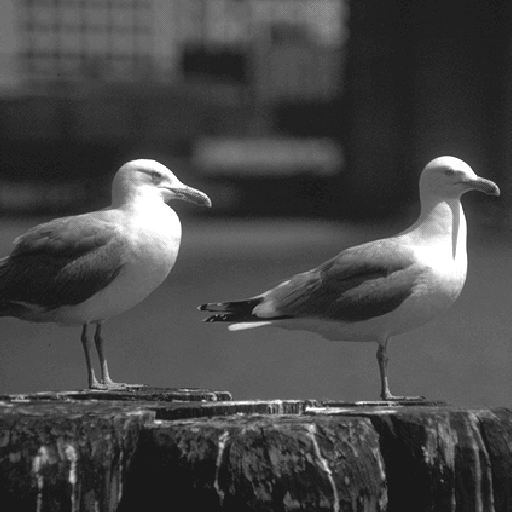
#> input picture Activity_0/teste.bmp, 512 x 512 px
$ python Histogram.py Activity_0/teste.bmp   (older library calls are emulated)
#> lines starting #> are read from the running program, lines starting #| are printed output that depends on the picture; long printed decimals are rounded
### improc.py
import numpy as np

def imconv (Xi, vmin_i, vmax_i, vmin_o, vmax_o):
	Xo = (Xi - vmin_i)*((vmax_o - vmin_o)/(vmax_i - vmin_i)) + vmin_o
	Xo = Xo.astype(int)

	return Xo

### Histogram.py
from scipy import misc
import improc
import numpy as np
import matplotlib.pyplot as plt
import sys
import os.path

if not os.path.exists(os.getcwd() + '/Output_Images/'): #Verifica se a pasta de saída existe e a cria se necessário
    os.makedirs(os.getcwd() + '/Output_Images/')

#Reliza as operações requeridas para todas as imagens passadas como argumento
for i in range(len(sys.argv)-1):
	if (os.path.isfile(sys.argv[i+1])): #sys.arg[0] consiste no nome do programa, assim sys.arg[i+1] consiste no nome das imagens
		img = misc.imread(sys.argv[i+1])
#> img is the input picture: shape (512, 512, 3); min 24, max 255, mean 71.8

		p1 = plt.figure()
		p1.canvas.set_window_title(sys.argv[i+1])

		#Imagem e histograma da IMAGEM ORIGINAL
		plt.subplot(3,2,1)
		plt.imshow(img, cmap='gray')

		bins = np.linspace(0, 256, 257)
		hist = np.histogram(img, bins)
		hist = hist[0]	   #Seleciona apenas os valores do histograma em si e não os bins
#> hist = 256 values, max 73617 at index 32, min 0 at index 0, mean 3072

		shape = img.shape #shape[0] - Largura; shape[1] - Altura
#> shape = (512, 512, 3)

		print("Informações da imagem " + sys.argv[i+1] + "\n")
		print('Largura: ' + str(shape[0]) +
					  '\nAltura: ' + str(shape[1]) +
					  '\nIntensidade Mínima: ' + str(img.min()) +
					  '\nIntensidade Máxima: ' + str(img.max()) +
					  '\nIntensidade Média: ' + str(img.mean()) + '\n\n')
#| Largura: 512
#| Altura: 512
#| Intensidade Mínima: 24
#| Intensidade Máxima: 255
#| Intensidade Média: 71.764

		plt.subplot(3,2,2)
		plt.plot(bins[0:256], hist/(shape[0]*shape[1])) #Mostra o histograma normalizado
		plt.ylabel("Frequência Relativa")

		#Imagem e histograma da IMAGEM NEGATIVA
		img_neg = 255-img       #Calcula o negativo da imagem
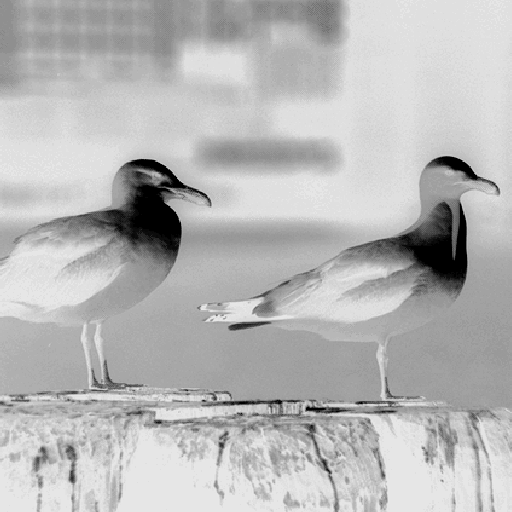
#> img_neg: shape (512, 512, 3); min 0, max 231, mean 183.2

		plt.subplot(3,2,3)
		plt.imshow(img_neg, cmap='gray')
		img_name = sys.argv[i+1]
		misc.imsave(os.getcwd() + '/Output_Images/' + img_name[0:img_name.find('.')] + '_neg.png', img_neg)

		bins = np.linspace(0, 256, 257)
		hist_neg = np.histogram(img_neg, bins)
		hist_neg = hist_neg[0]	   #Seleciona apenas os valores do histograma em si e não os bins
#> hist_neg = 256 values, max 73617 at index 223, min 0 at index 1, mean 3072

		plt.subplot(3,2,4)
		plt.plot(bins[0:256], hist_neg/(shape[0]*shape[1])) #Mostra o histograma normalizado
		plt.ylabel("Frequência Relativa")

		#imagem e histograma da IMAGEM EM OUTRA ESCALA
		img_transf = improc.imconv(img, 0, 255, 120, 180) #Converte as intensidades de uma imagem de uma escala para outra
#> in imconv, `Xo = (Xi - vmin_i)*((vmax_o - vmin_o)/(vmax_i - vmin_i)) + vmin_o`:
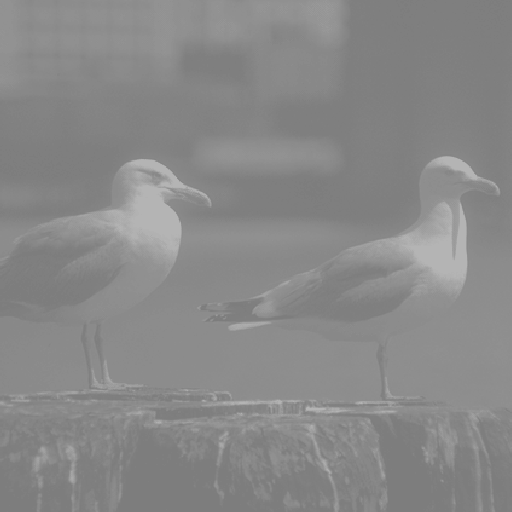
#> Xo: shape (512, 512, 3) float64; min 125.6, max 180, mean 136.9
		plt.subplot(3,2,5)
		plt.imshow(img_transf, cmap='gray', vmin = 0, vmax = 255)
		misc.imsave(os.getcwd() + '/Output_Images/' + img_name[0:img_name.find('.')] + '_conv.jpg', img_transf)

		bins = np.linspace(0, 256, 257)
		hist_transf = np.histogram(img_transf, bins)
		hist_transf = hist_transf[0]	   #Seleciona apenas os valores do histograma em si e não os bins
#> hist_transf = 256 values, max 106203 at index 127, min 0 at index 0, mean 3072

		plt.subplot(3,2,6)
		plt.plot(bins[0:256], hist_transf/(shape[0]*shape[1])) #Mostra o histograma normalizado

		plt.xlabel("Níveis de Cinza")
		plt.ylabel("Frequência Relativa")

	else:
		print("A imagem " + sys.argv[i+1] + " não foi encontrada!")

plt.show()
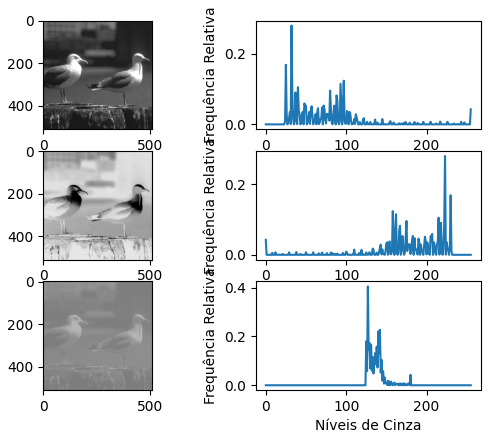
#> figure drawn by matplotlib, 6 panels; panel 2: curve peaks at x = 32, y = 0.281; panel 4: curve peaks at x = 223, y = 0.281; panel 6: curve peaks at x = 127, y = 0.405

$ run again, on Activity_0/butterfly.png
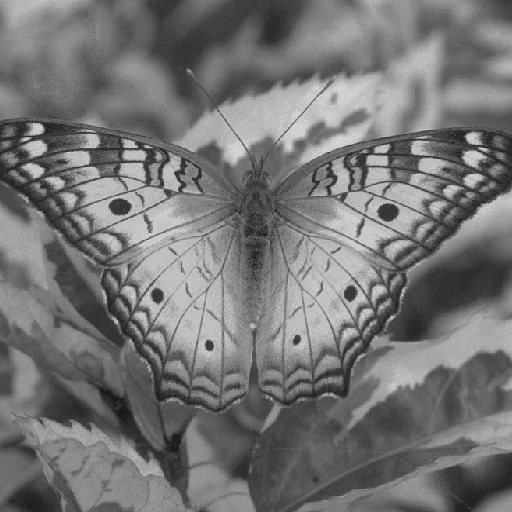
#> input picture Activity_0/butterfly.png, 512 x 512 px
#> img is the input picture: shape (512, 512); min 27, max 212, mean 116.8
#> hist = 256 values, max 7455 at index 63, min 0 at index 0, mean 1024
#| Largura: 512
#| Altura: 512
#| Intensidade Mínima: 27
#| Intensidade Máxima: 212
#| Intensidade Média: 116.769
#> `img_neg = 255-img`:
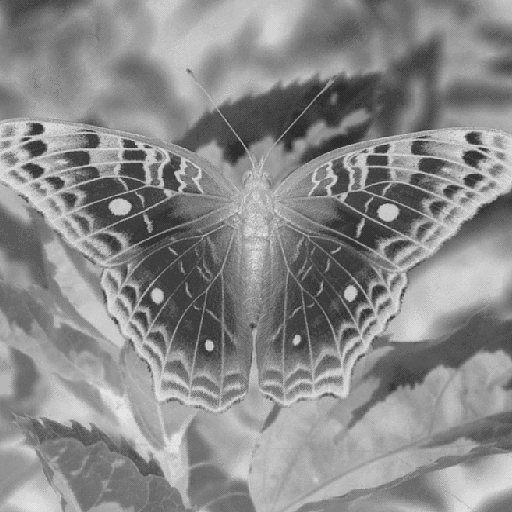
#> img_neg: shape (512, 512); min 43, max 228, mean 138.2
#> hist_neg = 256 values, max 7455 at index 192, min 0 at index 0, mean 1024
#> `misc.imsave(os.getcwd() + '/Output_Images/' + img_name[0:img_name.find..`:
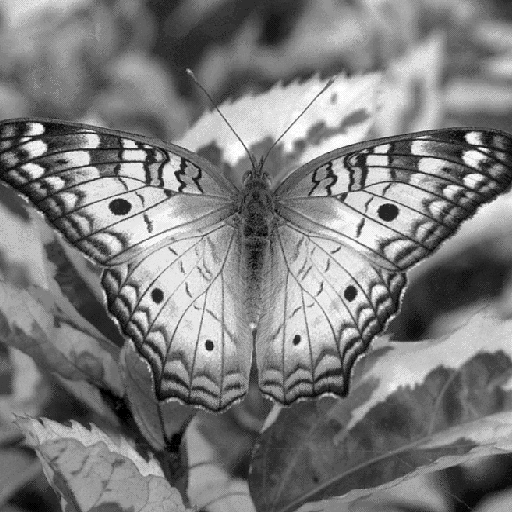
#> saved as butterfly_conv.jpg: PIL image 512x512 L; min 0, max 255, mean 124.5
#> hist_transf = 256 values, max 12291 at index 152, min 0 at index 0, mean 1024

$ run again, on Activity_0/city.png
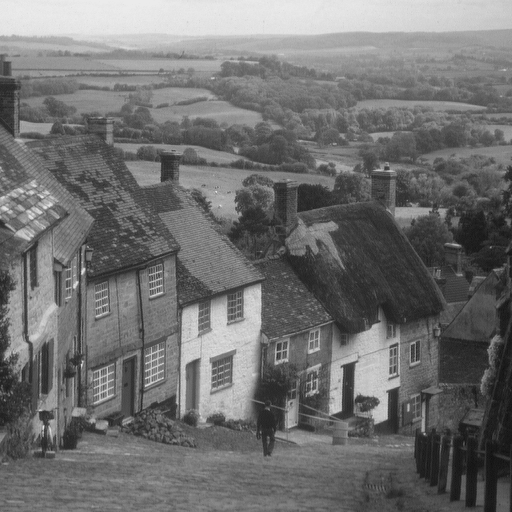
#> input picture Activity_0/city.png, 512 x 512 px
#> img is the input picture: shape (512, 512); min 16, max 235, mean 112.2
#> hist = 256 values, max 2618 at index 119, min 0 at index 0, mean 1024
#| Largura: 512
#| Altura: 512
#| Intensidade Mínima: 16
#| Intensidade Máxima: 235
#| Intensidade Média: 112.203
#> `img_neg = 255-img`:
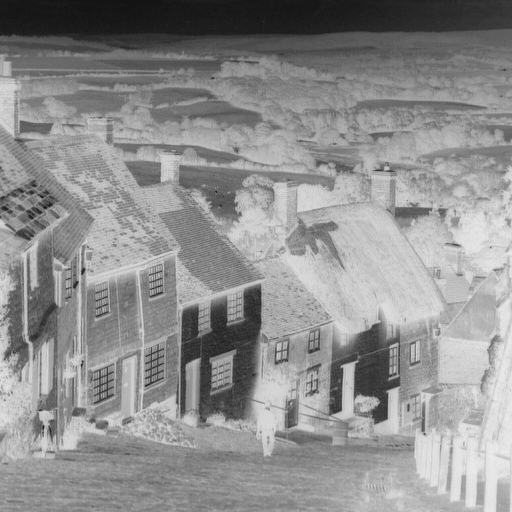
#> img_neg: shape (512, 512); min 20, max 239, mean 142.8
#> hist_neg = 256 values, max 2618 at index 136, min 0 at index 0, mean 1024
#> in imconv, `Xo = (Xi - vmin_i)*((vmax_o - vmin_o)/(vmax_i - vmin_i)) + vmin_o`:
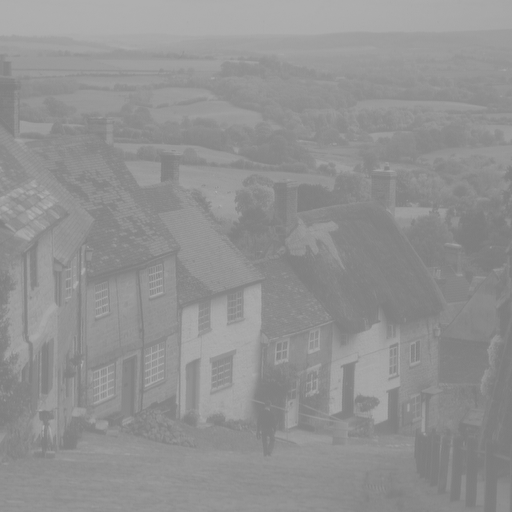
#> Xo: shape (512, 512) float64; min 123.8, max 175.3, mean 146.4
#> hist_transf = 256 values, max 12132 at index 148, min 0 at index 0, mean 1024
